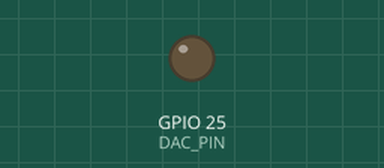
This sketch was run on a simulated ESP32. On the bench: output pins drawn as LEDs (lit = HIGH).

Above: at 0.1 s.
Timing chart, 0 to 1.6 s (numbered marks = the images above):
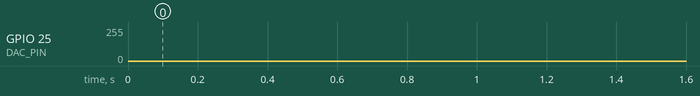

The sketch:

play_sound.ino
```cpp
const int DAC_PIN = 25;

void setup() {}

void loop() {
  // 440 Hz test tone
  // dacWrite(DAC_PIN, 200); delayMicroseconds(1136);
  // dacWrite(DAC_PIN, 55);  delayMicroseconds(1136);


//  dacWrite(DAC_PIN, 140); delayMicroseconds(1136);
// dacWrite(DAC_PIN, 115); delayMicroseconds(1136);

 dacWrite(DAC_PIN, 129); delayMicroseconds(1136);
dacWrite(DAC_PIN, 125); delayMicroseconds(1136);


}
```
